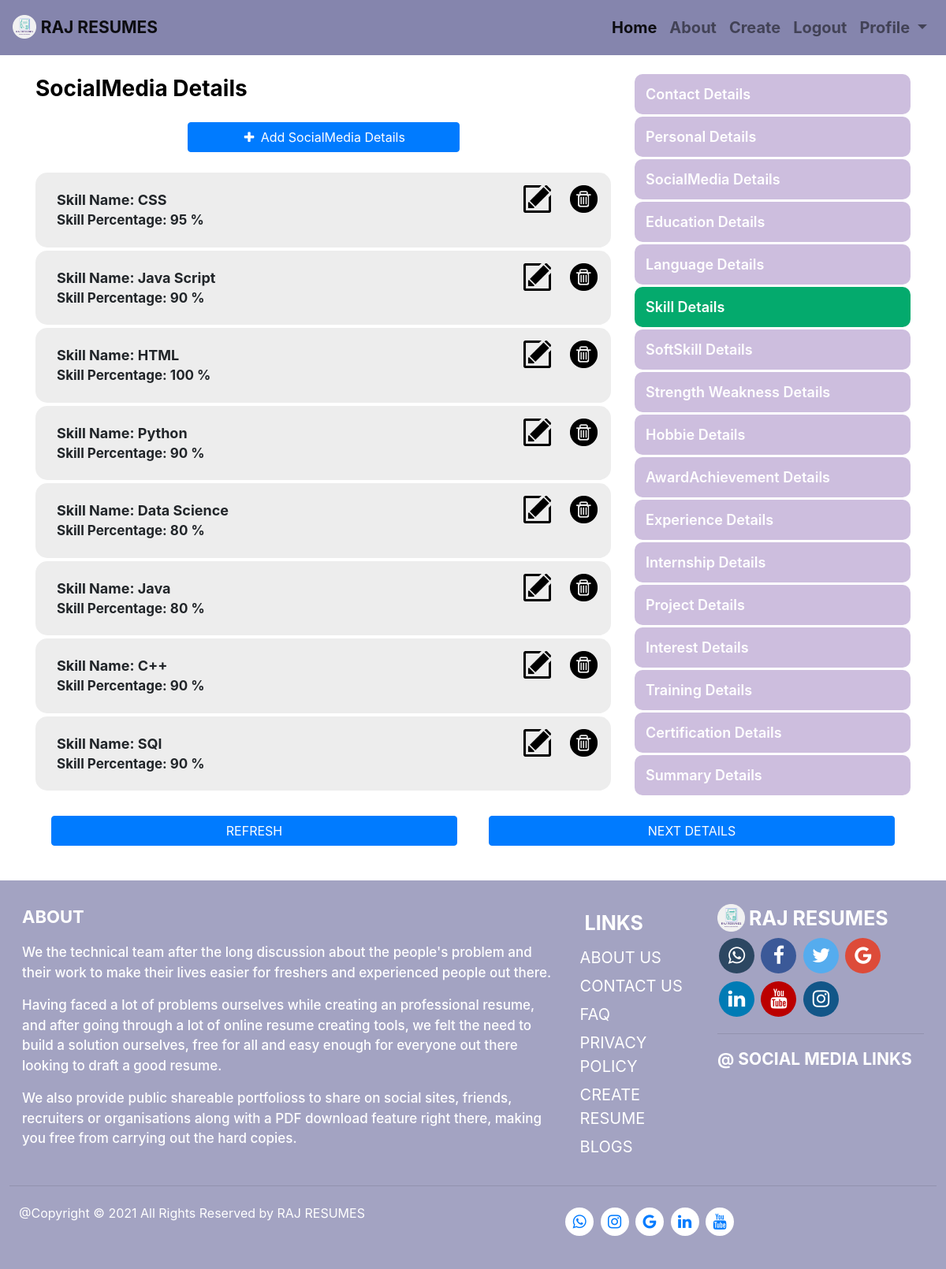
Screenshot of /MyResume/Experience/SkillDetails/AddSkills/ (signed in) with the database file from the repository.
### resumes/models.py (models this page shows, shortened)
class Skills(models.Model):
    user = models.ForeignKey(User, on_delete=models.CASCADE)
    Skill_Name=models.CharField(max_length=300, help_text='Enter your Skill',unique=True)
    Skill_Percentage=models.PositiveIntegerField()

### resumes/views.py (the view)
# urls.py: path('Experience/SkillDetails/AddSkills/',views.ExpAddSkillDetailView,name='AddExpSkills'),
@login_required(login_url='MyResume/login')
def ExpAddSkillDetailView(request):
    SkillDetails=Skills.objects.filter(user=request.user).all()
    if request.method=='POST':
        Skill_Name=request.POST['Skill_Name']
        Skill_Percentage=request.POST['Skill_Percentage']
        SkillDet=Skills(user=request.user,Skill_Name=Skill_Name,Skill_Percentage=Skill_Percentage)
        SkillDet.save()
        return redirect('resumes:AddExpSkills')
    form=SkillForm()
    return render(request,'resumes/AddExpDetails/AddSkillDetails.html',{'SkillDetails':SkillDetails,'form':form})

### resumes/templates/resumes/AddExpDetails/AddSkillDetails.html (shortened to what this page needs)
{% load static %}{%load crispy_forms_tags %}
<html>
<head>
    <link rel="stylesheet" href="https://cdn.jsdelivr.net/npm/bootstrap@4.6.0/dist/css/bootstrap.min.css">
    <link rel="stylesheet" href="https://cdnjs.cloudflare.com/ajax/libs/font-awesome/4.7.0/css/font-awesome.min.css">
    <link rel="stylesheet" href="{% static 'AllStyles/ListStyling.css' %}">
    <link rel='stylesheet' href="{% static 'AllStyles/Modal-Styling.css' %}">
    <link rel='stylesheet' href="{% static 'AllStyles/BtnGroup.css' %}">
</head>
<body>
    {% include 'resumes/AllTemplates/Navbar.html' %}
    <div class="Content-sty">
        <div class="container">
            <div class='row'>
                <div id='Obj-Detail' class='col-lg-8 col-md-7'>
                    <div class='display-container'>
                        <div class='Model-Form-Detail'>
                            <div class='Modal-Heading'>SocialMedia Details</div>
                            <div class='Add-Modal-Details'>
                                <button onclick="document.getElementById('PopUp-Form').style.display='block'" class="btn btn-primary AddBtn-Sty"><i class='fa fa-plus'></i> Add SocialMedia Details</button>
                            </div>
                            <div class='Obj-Modal-Content'>
                                {% for sddet in SkillDetails %}
                                <div class='Obj-Content'>
                                    <div class='row'>
                                        <div class='col-lg-10 col-md-8 col-sm-8 col-8'>
                                            <div class='Obj-content-sty'>
                                                <div class='ldet'>Skill Name: {{sddet.Skill_Name}}</div>
                                                <div class='sub-ldet'>Skill Percentage: {{sddet.Skill_Percentage}} %</div>
                                            </div>
                                        </div>
                                        <div class='col-lg-1 col-md-2 col-sm-2 col-2'>
                                            <a href="{% url 'resumes:Edit-ExpSkillDetails' sddet.id %}"><img class='Icon-Sty' src="\media\Icons\Edit-Icon.png"></a>
                                        </div>
                                        <div class='col-lg-1 col-md-2 col-sm-2 col-2'>
                                            <a href="{% url 'resumes:ExpDeleteSkillDetails' sddet.id %}"><img class='Icon-Sty' src="\media\Icons\Delete-Icon.png"></a>
                                        </div>
                                    </div>
                                </div>
                                {% endfor %}
                            </div>
                        </div>
                    </div>
                </div>
                <div id='Link-List-Menu' class='col-lg-4 col-md-5 col-sm-12'>
                    <div class='row-sty'>
                        <div class='Link-Menu'>
                            <div class="Vertical-Menu">
                                <a href="{% url 'resumes:Exp-ContactDetails' %}" class='a-sty'>Contact Details</a>
                                <a href="{% url 'resumes:Exp-PersonalDetails' %}" class='a-sty'>Personal Details</a>
                                <a href="{% url 'resumes:Exp-SocialMediaDetails' %}" class='a-sty'>SocialMedia Details</a>
                                <a href="{% url 'resumes:Exp-EducationDetails' %}" class='a-sty'>Education Details</a>
                                <a href="{% url 'resumes:Exp-LanguageDetails' %}" class='a-sty'>Language Details</a>
                                <a href="{% url 'resumes:Exp-SkillDetails' %}" class='active a-sty'>Skill Details</a>
                                <a href="{% url 'resumes:Exp-SoftSkillDetails' %}" class='a-sty'>SoftSkill Details</a>
                                <a href="{% url 'resumes:Exp-StrengthWeakness' %}" class='a-sty'>Strength Weakness Details</a>
                                <a href="{% url 'resumes:Exp-HobbieDetails' %}" class='a-sty'>Hobbie Details</a>
                                <a href="{% url 'resumes:Exp-ActivityAchievements' %}" class='a-sty'>AwardAchievement Details</a>
                                <a href="{% url 'resumes:Exp-ExperienceDetails' %}" class='a-sty'>Experience Details</a>
                                <a href="{% url 'resumes:Exp-InternshipDetails' %}" class='a-sty'>Internship Details</a>
                                <a href="{% url 'resumes:Exp-ProjectDetails' %}" class='a-sty'>Project Details</a>
                                <a href="{% url 'resumes:Exp-InterestDetails' %}" class='a-sty'>Interest Details</a>
                                <a href="{% url 'resumes:Exp-TrainingDetails' %}" class='a-sty'>Training Details</a>
                                <a href="{% url 'resumes:Exp-CertificationDetails' %}" class='a-sty'>Certification Details</a>
                                <a href="{% url 'resumes:Exp-SummaryDetails' %}" class='a-sty'>Summary Details</a>
                            </div>
                        </div>
                    </div>
                </div>
            </div>
            <div class='Btn-Position'>
                <div class='Btn-Left'><a href="{% url 'resumes:AddExpSkills' %}"><button class='btn btn-primary btn-sty btn-l'>REFRESH</button></a></div>
                <div class='Btn-Right'><a href="{% url 'resumes:Exp-SoftSkillDetails' %}"><button class='btn btn-primary btn-sty btn-r'>NEXT DETAILS</button></a></div>
            </div>
        </div>
    </div>
    {% include 'resumes/AllTemplates/Footer.html' %}
</body>
</html>

### resumes/static/AllStyles/ListStyling.css (style rules this page uses)
.Vertical-Menu { width: 100%; }
.Vertical-Menu a { width: 100%; display: block; padding: 12px 14px; font-size: 18px; border-radius: 10px; font-weight: 600; background-color: #cdbede; margin: 3px 0px; text-decoration: none; color: white; }
.Vertical-Menu a.active { background-color: #04AA6D; }
.btn-sty { width: 100%; margin: 2px 0px; }
.AddBtn-Sty { font-size: 18px; }
.btn-sty { min-width: 50%; margin: 3px 0px; }

### resumes/static/AllStyles/Modal-Styling.css (style rules this page uses)
.AddBtn-Sty { min-width: 50%; font-size: 18px; }
.fa { font-size: 32px; }
.fa { width: 20px; }
.Modal-Heading { color: black; font-size: 28px; font-weight: 700; }
.ldet { font-size: 18px; font-weight: 700; }
.sub-ldet { font-size: 17px; font-weight: 650; }
.Icon-sty { width: 35px; }
.Obj-Content { padding: 16px 22px; margin: 4px 0px; background-color: #ededed; border-radius: 15px; }
.Obj-content-sty { padding: 5px; }
.Add-Modal-Details { padding: 22px 20px; display: flex; justify-content: center; align-items: center; }

### resumes/static/AllStyles/BtnGroup.css (style rules this page uses)
.content-sty { margin: 15px 0px; }
.btn-sty { min-width: 50%; }
.btn-left { float: left; padding: 20px; min-width: 50%; }
.btn-right { float: right; padding: 20px; min-width: 50%; }

### resumes/templates/resumes/AddExpDetails/AddSkillDetails.html (style rules this page uses)
* { box-sizing: border-box; }

### resumes/templates/resumes/AllTemplates/Footer.html (style rules this page uses)
* { box-sizing: border-box; }
.Footer-Content, .Content-Sty { display: flex; flex-wrap: wrap; }
.Content-Sty { padding: 6px 12px; }

### rows the page displays
Skills: Skill_Name "CSS", Skill_Percentage "95"
Skills: Skill_Name "Java Script", Skill_Percentage "90"
Skills: Skill_Name "HTML", Skill_Percentage "100"
Skills: Skill_Name "Python", Skill_Percentage "90"
Skills: Skill_Name "Data Science", Skill_Percentage "80"
Skills: Skill_Name "Java", Skill_Percentage "80"
Skills: Skill_Name "C++", Skill_Percentage "90"
Skills: Skill_Name "SQl", Skill_Percentage "90"
